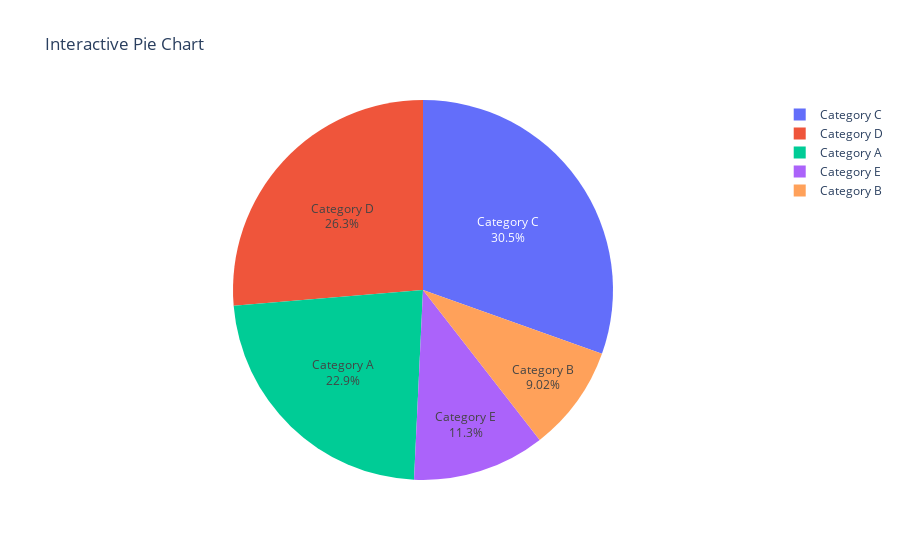

Write notebook code for a chart like this one.
### Code cell
import plotly.graph_objs as go
import numpy as np

np.random.seed(42) 
categories = ['Category A', 'Category B', 'Category C', 'Category D', 'Category E']
values = np.random.randint(10, 100, size=len(categories))  


fig = go.Figure(data=[go.Pie(labels=categories, values=values, hole=0)])

fig.update_traces(textinfo='label+percent', hoverinfo='label+percent+value')

fig.update_layout(title="Interactive Pie Chart")

fig.show()

### Figure 1 — Plotly figure (JSON) as saved in the notebook; plotly's stock layout.template omitted (floating-point values rounded to 4 significant figures)
{"data": [{"hole": 0, "hoverinfo": "label+percent+value", "labels": ["Category A", "Category B", "Category C", "Category D", "Category E"], "textinfo": "label+percent", "type": "pie", "values": [61, 24, 81, 70, 30]}], "layout": {"autosize": true, "title": {"text": "Interactive Pie Chart"}}}
